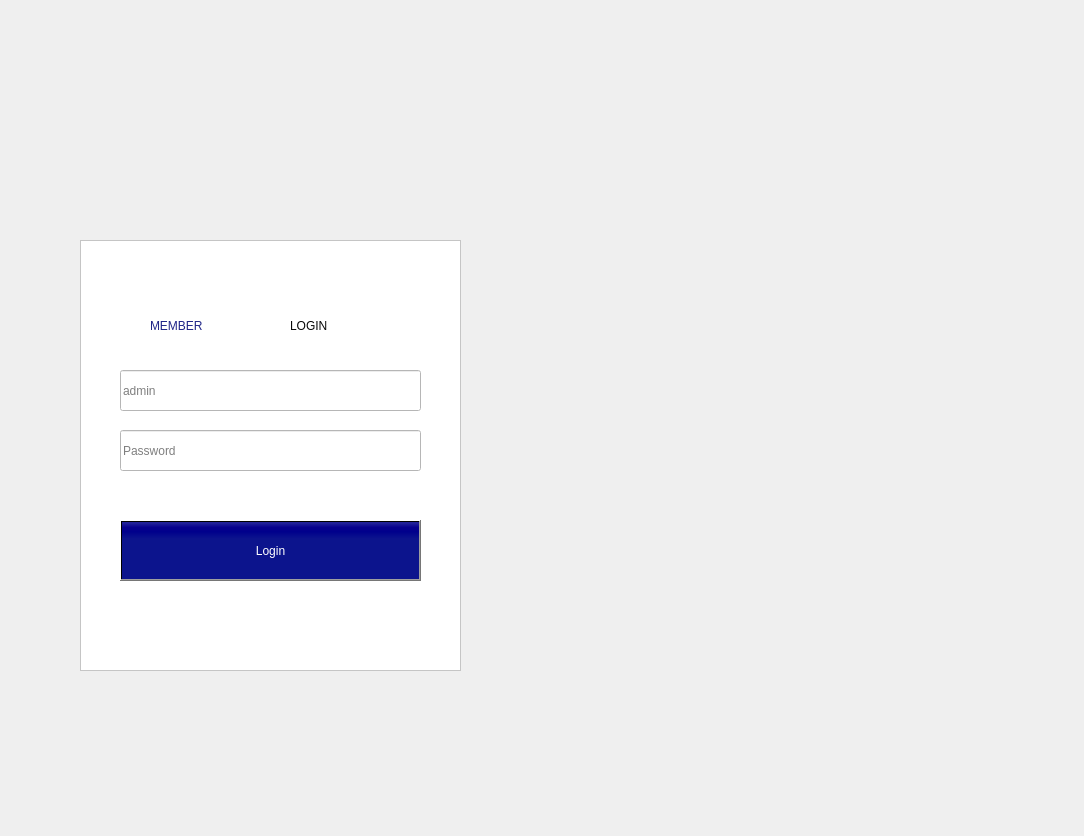
<?xml version="1.0" encoding="UTF-8"?>
<ui version="4.0">
 <class>Dialog</class>
 <widget class="QDialog" name="Dialog">
  <property name="windowModality">
   <enum>Qt::NonModal</enum>
  </property>
  <property name="geometry">
   <rect>
    <x>0</x>
    <y>0</y>
    <width>1084</width>
    <height>836</height>
   </rect>
  </property>
  <property name="windowTitle">
   <string>Dialog</string>
  </property>
  <widget class="QLabel" name="label">
   <property name="geometry">
    <rect>
     <x>-30</x>
     <y>-20</y>
     <width>1131</width>
     <height>861</height>
    </rect>
   </property>
   <property name="text">
    <string/>
   </property>
   <property name="pixmap">
    <pixmap>../UI/artificial-intelligence-3382507_1920.jpg</pixmap>
   </property>
   <property name="scaledContents">
    <bool>false</bool>
   </property>
  </widget>
  <widget class="QFrame" name="frame">
   <property name="geometry">
    <rect>
     <x>80</x>
     <y>240</y>
     <width>381</width>
     <height>431</height>
    </rect>
   </property>
   <property name="styleSheet">
    <string notr="true">background-color: rgb(255, 255, 255);</string>
   </property>
   <property name="frameShape">
    <enum>QFrame::StyledPanel</enum>
   </property>
   <property name="frameShadow">
    <enum>QFrame::Raised</enum>
   </property>
   <widget class="QLineEdit" name="lineEdit">
    <property name="geometry">
     <rect>
      <x>40</x>
      <y>130</y>
      <width>301</width>
      <height>41</height>
     </rect>
    </property>
    <property name="styleSheet">
     <string notr="true">font: 75 9pt &quot;KoPub돋움체 Bold&quot;;</string>
    </property>
    <property name="placeholderText">
     <string>admin</string>
    </property>
   </widget>
   <widget class="QLineEdit" name="lineEdit_2">
    <property name="geometry">
     <rect>
      <x>40</x>
      <y>190</y>
      <width>301</width>
      <height>41</height>
     </rect>
    </property>
    <property name="styleSheet">
     <string notr="true">font: 75 9pt &quot;KoPub돋움체 Bold&quot;;</string>
    </property>
    <property name="text">
     <string/>
    </property>
    <property name="echoMode">
     <enum>QLineEdit::Password</enum>
    </property>
    <property name="placeholderText">
     <string>Password</string>
    </property>
   </widget>
   <widget class="QLabel" name="login_label">
    <property name="geometry">
     <rect>
      <x>40</x>
      <y>250</y>
      <width>261</width>
      <height>16</height>
     </rect>
    </property>
    <property name="styleSheet">
     <string notr="true">background-color: rgb(255, 255, 255);
font: 75 8pt &quot;KoPub돋움체 Bold&quot;;
color: rgb(193, 25, 25);</string>
    </property>
    <property name="text">
     <string/>
    </property>
   </widget>
   <widget class="QPushButton" name="btn">
    <property name="geometry">
     <rect>
      <x>40</x>
      <y>280</y>
      <width>301</width>
      <height>61</height>
     </rect>
    </property>
    <property name="styleSheet">
     <string notr="true">font: 75 14pt &quot;KoPub돋움체 Bold&quot;;
color: rgb(255, 255, 255);
background-color: qlineargradient(spread:pad, x1:0, y1:0.352, x2:0, y2:0, stop:0.165854 rgba(12, 20, 141, 255), stop:0.517073 rgba(0, 0, 140, 255), stop:0.731707 rgba(7, 0, 141, 255), stop:0.936585 rgba(33, 33, 153, 255));</string>
    </property>
    <property name="text">
     <string>Login</string>
    </property>
   </widget>
   <widget class="QLabel" name="label_2">
    <property name="geometry">
     <rect>
      <x>70</x>
      <y>70</y>
      <width>131</width>
      <height>31</height>
     </rect>
    </property>
    <property name="styleSheet">
     <string notr="true">font: 75 18pt &quot;KoPub돋움체 Bold&quot;;
color: rgb(32, 37, 136);</string>
    </property>
    <property name="text">
     <string>MEMBER</string>
    </property>
   </widget>
   <widget class="QLabel" name="label_3">
    <property name="geometry">
     <rect>
      <x>210</x>
      <y>70</y>
      <width>131</width>
      <height>31</height>
     </rect>
    </property>
    <property name="styleSheet">
     <string notr="true">font: 75 18pt &quot;KoPub돋움체 Bold&quot;;
color: rgb(9, 9, 9);</string>
    </property>
    <property name="text">
     <string>LOGIN</string>
    </property>
   </widget>
  </widget>
 </widget>
 <resources/>
 <connections/>
</ui>
